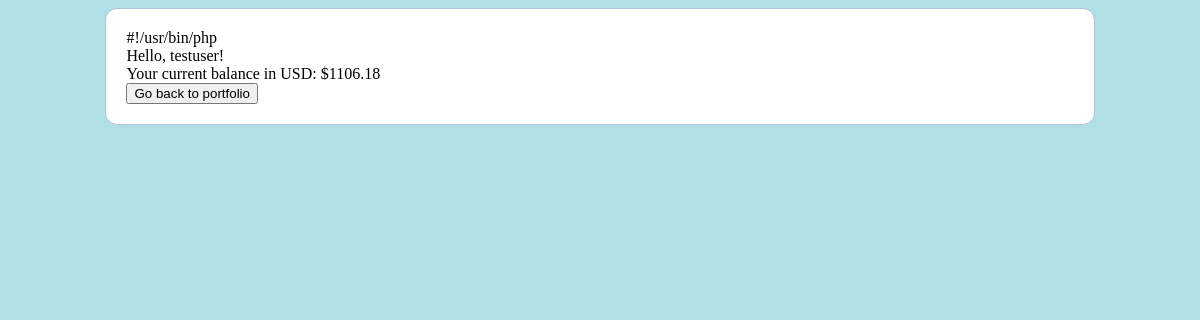
The page /trade.php (signed in) on the database as committed earlier.
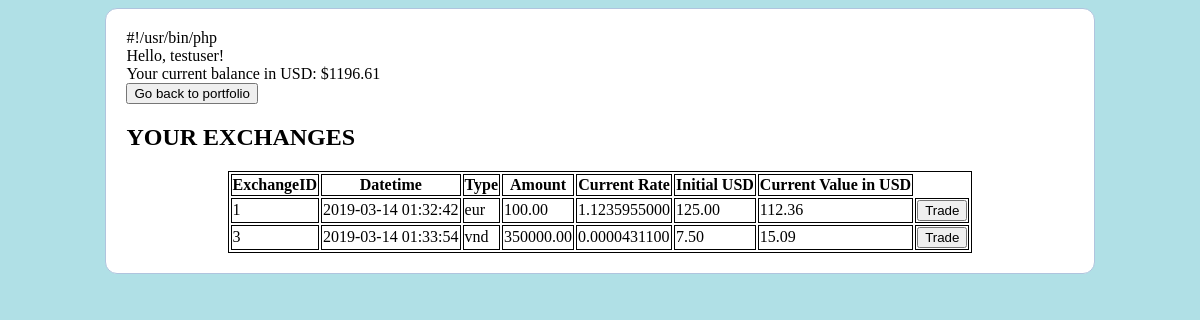
The same page on the database as committed later.
### tables this page shows
CREATE TABLE `user` (
  `userid` int(11) NOT NULL AUTO_INCREMENT,
  `username` varchar(250) NOT NULL,
  `password` varchar(255) NOT NULL,
  `email` varchar(100) NOT NULL,
  `curr_bal` decimal(6,2) NOT NULL DEFAULT '0.00',
  PRIMARY KEY (`userid`)
);

CREATE TABLE `exchanges` (
  `exchangeid` int(11) NOT NULL AUTO_INCREMENT,
  `userid` int(11) NOT NULL,
  `toCurr` varchar(3) NOT NULL,
  `amount` decimal(15,2) NOT NULL,
  `datetime` timestamp NOT NULL DEFAULT CURRENT_TIMESTAMP,
  `initialUSD` decimal(10,2) DEFAULT NULL,
  `currentUSD` decimal(10,2) DEFAULT NULL,
  `rate` decimal(11,10) DEFAULT NULL,
  `status` varchar(1) DEFAULT NULL,
  PRIMARY KEY (`exchangeid`)
);

### trade.php (the view, shortened to what this page needs)
<!DOCTYPE html>
<html>
<head>
</head>
<body>
<div class="main">
<?php
include("functions.php");
$db = connectDB();
$username = $_SESSION["username"];
$OUT = "";
$s = "select * from user where username = '$username'";
($t = mysqli_query ( $db  , $s))  or die (mysqli_error($db));
while ( $r = mysqli_fetch_array($t, MYSQLI_ASSOC))
	{
			$user = $r ["username"];
			$curr_bal = $r ["curr_bal"];
			$userid = $r["userid"];
			$OUT .= "<br> Hello, $user!<br>";
			$OUT .=  "Your current balance in USD: $$curr_bal<br>";
	}
print $OUT;
$s2 = "select * from exchanges where userID = '$userid' and status= 'A' order by datetime asc";
$t = mysqli_query ( $db  , $s2)  or die (mysqli_error($db));
?>
<form action="viewportfolio.php" target="_self">
<div><button type="submit">Go back to portfolio</button></div>
</form>
<form action="tradeform.php" target="_self">
<?php
if (mysqli_num_rows($t)>1) {
print "<h2>YOUR EXCHANGES</h2>";
print "<table id='portfolio'>";
		print "<tr> <th>ExchangeID</th> <th>Datetime</th> <th>Type</th> <th>Amount</th> <th>Current Rate</th> <th>Initial USD</th> <th>Current Value in USD</th> </tr>";
		while( $w = mysqli_fetch_array($t, MYSQLI_ASSOC))
		  {
			  $toCurr = $w ["toCurr"];
			  $amount = $w ["amount"];
			  $datetime = $w ["datetime"];
			  $exchangeID = $w["exchangeid"];
			$rate = $w["rate"];
			$initialUSD = $w["initialUSD"];
			$currentUSD = $w["currentUSD"];
			  print   "<tr>";
			  print   "<td>$exchangeID</td>"  ;
			  print   "<td>$datetime</td>"  ;
			  print   "<td>$toCurr</td>"  ;
			  print   "<td>$amount</td>"  ;
			print   "<td>$rate</td>"  ;
			  print   "<td>$initialUSD</td>"  ;
			print   "<td>$currentUSD</td>"  ;
			print "<td><button type='submit' name = 'trade' value=$exchangeID>Trade</button></td>";
			  print   "</tr>";
		  }
  print "</table>";
}
?>
</form>
</div>
</body>
</html>

### functions.php (shortened to what this page needs)
#!/usr/bin/php

### trade.php (style rules this page uses)
body { background-color: powderblue; }
table, th, td { border: 1px solid black; background-color: white; }
#portfolio { margin: auto; }
#portfolio tr { background-color: #ccc; }
#portfolio th { background-color: #fff; }
.main { margin: 0 auto; width:80%; padding: 20px; border: 1px solid #B0C4DE; background: white; border-radius: 12px; }

Rows that differ between the two databases and show on the page:
changed user "testuser": curr_bal "1106.18" → "1196.61"
now on this page (row edited): exchanges: exchangeid "1", datetime "2019-03-14 01:32:42", toCurr "eur", amount "100.00", rate "1.1235955000", initialUSD "125.00", currentUSD "112.36"
now on this page (row edited): exchanges: exchangeid "3", datetime "2019-03-14 01:33:54", toCurr "vnd", amount "350000.00", rate "0.0000431100", initialUSD "7.50", currentUSD "15.09"
Other text that changed with them:
text now shown: "YOUR EXCHANGES ExchangeID Datetime Type Amount Current Rate Initial USD Current Value in USD"
